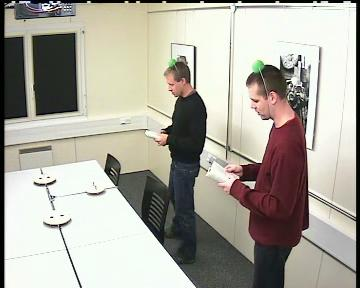
%> input picture images/115.jpg, 360 x 288 px
$ octave training_histogram.m   (GNU Octave 9; MATLAB toolbox functions it lacks are replaced by stand-ins)
%> lines starting %> are read from the running program, lines starting %| are printed output that depends on the picture
%==========================================================================
clc;clear all;
close all;
%==========================================================================
image=imread('115.jpg');
%> image is the input picture: size 288x360x3 uint8; mean R, G, B 171.8, 168.8, 158.7
imshow(image)
a=imcrop(image,round([265-40/2 90-40/2 2*0.5*40 2.4*0.5*40]));
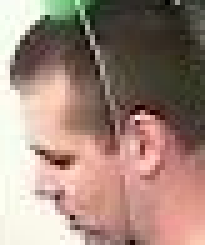
%> a: size 49x41x3 uint8 (shown 5 times larger); mean R, G, B 159.9, 134.6, 123.2
b=double(a);
s=size(a);
%> s = [49 41 3]
b1(:,:,1)=b(:,:,1)./(b(:,:,1)+b(:,:,2)+b(:,:,3));
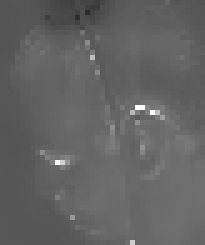
%> b1: size 49x41 double (shown 5 times larger); min 0.172, max 1, mean 0.39
b1(:,:,2)=b(:,:,2)./(b(:,:,1)+b(:,:,2)+b(:,:,3));
b1(:,:,3)=b(:,:,3)./(b(:,:,1)+b(:,:,2)+b(:,:,3));
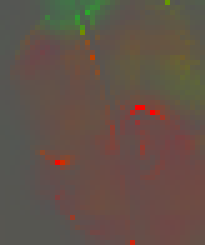
%> b1: size 49x41x3 double (shown 5 times larger); mean R, G, B 0.39, 0.325, 0.286
ahistogram=zeros(8,8,8);
a=(s(1)^2+s(2)^2)^(0.5);
%> a = 63.89
for i=1:s(1)
     for j=1:s(2)
        f_index=min(fix(b1(i,j,1)*8)+1,8);
         s_index=min(fix(b1(i,j,2)*8)+1,8);
          t_index=min(fix(b1(i,j,3)*8)+1,8);
          r=(((i-(s(1)/2))^2+(j-(s(2)/2))^2)^(1/2))/a;
       ahistogram(f_index,s_index,t_index)= ahistogram(f_index,s_index,t_index)+1-r^2;
    end
end
 ahistogram3=ahistogram/sum(sum(sum(ahistogram)));
save ahistogram3.mat ahistogram3
% % ==========================================================================
